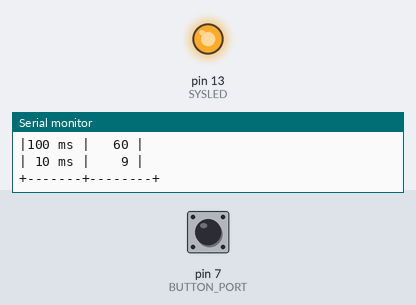
Recording of a sketch running on a simulated Arduino Uno, built with avr-gcc and run on an emulated ATmega328P. Parts: output pins drawn as LEDs (lit = HIGH), the last lines printed to the serial monitor. Dashed ring = blinking. The test bench sets the inputs (shaded band); at power-on: pin 7 (BUTTON_PORT) LOW.

Above: at 1.8 s.
1.9 s: pin 7 (BUTTON_PORT) pulsed HIGH 2 times (0.12 s each, 0.3 s apart)
At 2.05 s:
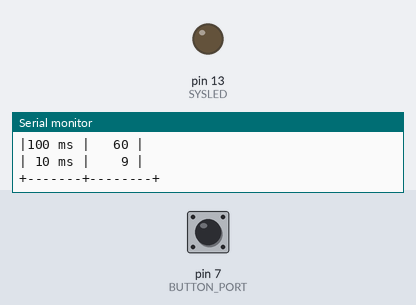
4.9 s: pin 7 (BUTTON_PORT) pulled HIGH for 1 s
At 5.05 s:
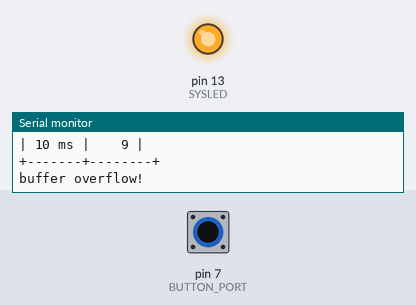
7.4 s: pin 7 (BUTTON_PORT) pulled HIGH for 0.15 s
At 7.65 s:
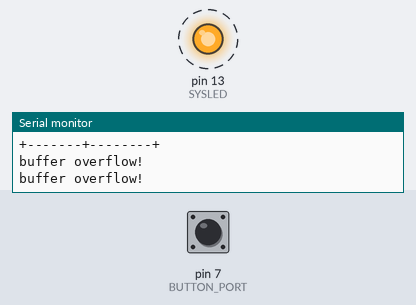
Timing chart, 0 to 11.9 s (numbered marks = the images above; inputs shaded):
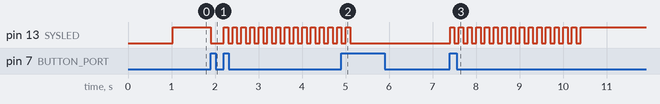

Measured:
- after the input at 1.9 s, pin 13 (SYSLED): HIGH → LOW at once, then repeats every 0.20 s: HIGH 0.10 s, LOW 0.10 s
- after the input at 4.9 s, pin 13 (SYSLED): goes on until 5.1 s, then stays LOW
- after the input at 7.4 s, pin 13 (SYSLED): alternates HIGH for 0.10 s and LOW for 0.10 s, 31 changes in all, then stays HIGH, starting at once

The sketch:

ButtonQualityTest.ino
```cpp
//
//     5V        D4
//     ^     o    .
//     |    /     |     +-----+
//     +---/  ----+-----| 10k |---+
//                      +-----+   |
//                               ___
//                                _

const int BUTTON_PORT = 7; //D7
const int SYSLED = 13; //D13

const int MXSIZ = 280;
int cx;
unsigned long cycl[MXSIZ+2];
unsigned long cyCt;
enum ST {ST0, ST_NEUTRAL, ST_HIGH, ST_LOW, ST_ERR} state;
unsigned long millis0;
unsigned long oneSec;
unsigned int mxBouncing; //maximum cycles of bouncing
int dPortVal, dPortVal0;
void report(); //proto

class blinkErr {
private:
  boolean flip;
  unsigned long ms0;
public:
  blinkErr(){
    flip=false;
    ms0=0;
  }
  boolean doBlinkErr(){
    if (millis()-ms0 >=100){
      ms0=millis();
      flip = !flip;
      digitalWrite(SYSLED, flip ? HIGH : LOW);
    }
    return flip;
  }
} blErr;

void setup(void){
  // start serial port
  Serial.begin(9600);
  Serial.println("Push Button Quality Test");
  millis0 = millis();
  state = ST0;
  cyCt=0;
  dPortVal=0;
  cx=0;
  pinMode(BUTTON_PORT, INPUT);
  pinMode(SYSLED     , OUTPUT);
}

void loop(void){
  cyCt++;
  switch(state){
    case ST0:
      //
      if (millis()-millis0 > 1000){
        oneSec = cyCt;
        Serial.println("+-time--+-cycles-+");
        Serial.print  ("| 1 sec |  ");
        Serial.print  (oneSec, HEX);
        Serial.println(" |");
        Serial.print  ("|100 ms |   ");
        Serial.print  (oneSec/10, HEX);
        Serial.println(" |");
        Serial.print  ("| 10 ms |    ");
        Serial.print  (oneSec/100, HEX);
        Serial.println(" |");
        Serial.println("+-------+--------+");
        state = ST_NEUTRAL;
        digitalWrite(SYSLED, HIGH);
        cyCt=0;
      }
      break;
    case ST_NEUTRAL:
      if (digitalRead(BUTTON_PORT)){
        state = ST_HIGH;
        cyCt = 0;
        digitalWrite(SYSLED, LOW);
      }
      break;
    case ST_HIGH:
      if (!digitalRead(BUTTON_PORT)){
        cycl[cx++] = cyCt; if (cx>=MXSIZ) {errState(); break;}
        cyCt = 0;
        state = ST_LOW;
      }
      break;
    case ST_LOW:
      if (cyCt>oneSec){ // no more bouncing
        report();
        digitalWrite(SYSLED, HIGH);
        cyCt=0;
        state = ST_NEUTRAL;
        return;
      }
      if (digitalRead(BUTTON_PORT)){
        cycl[cx++] = cyCt; if (cx>=MXSIZ) {errState(); break;}
        cyCt = 0;
        state = ST_LOW;
      }
      break;
    case ST_ERR:
      blErr.doBlinkErr();
      if (millis()-millis0 > 3000){
        digitalWrite(SYSLED, HIGH);
        state = ST_NEUTRAL;
      }
      break;
  }
}

unsigned int cyclToNs(unsigned int cyNo){
  return (unsigned long)cyNo * 1000000l / oneSec;
}

unsigned int maxBouncingMs(){
  if (cx==1){
    return cyclToNs(mxBouncing);
  }
  int pmx=0, px;
  //find max value position
  for(px=0; px<cx; ++px){
    if (cycl[px]>cycl[pmx]){
      pmx = px;
    }
  }
  // count bouncing cycles before and after maxValue
  unsigned int bcBefore=0;
  for(px=0; px<pmx; ++px){
    bcBefore+=cycl[px];
  }
  unsigned int bcAfter=0;
  for(px=pmx+1; px<cx; ++px){
    bcAfter+=cycl[px];
  }
  unsigned int maxB = bcBefore>bcAfter? bcBefore : bcAfter; //max of both
  mxBouncing = maxB > mxBouncing? maxB : mxBouncing;
  return cyclToNs(mxBouncing);
}

void report(){
  int ct=0;
  unsigned int last=cycl[0];
  Serial.print(" ");
  Serial.print(cycl[0], HEX);
  for(int ix=1; ix<cx; ++ix){
    if (cycl[ix]==last){
      ct++;
    }else{
      if (ct>0){
        Serial.print("*");
        Serial.print(ct+1, HEX);
        ct = 0;
      }
      Serial.print(" ");
      Serial.print(cycl[ix], HEX);
      last=cycl[ix];
    }
  }
  if (ct>0){
    Serial.print("*");
    Serial.print(ct+1, HEX);
  }
  Serial.print(" ");
  Serial.print(maxBouncingMs());
  Serial.println("ns");
  cx = 0;
}
void errState(){
  Serial.println("buffer overflow!");
  state = ST_ERR;
  cx=0;
  millis0=millis();
}
```
